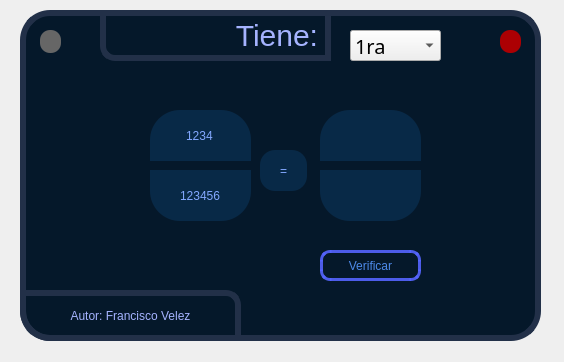
<?xml version="1.0" encoding="UTF-8"?>
<ui version="4.0">
 <class>Form</class>
 <widget class="QWidget" name="Form">
  <property name="geometry">
   <rect>
    <x>0</x>
    <y>0</y>
    <width>564</width>
    <height>362</height>
   </rect>
  </property>
  <property name="windowTitle">
   <string>Dibisibilidad</string>
  </property>
  <property name="styleSheet">
   <string notr="true">QFrame#fr_fondo{
	background: #05182a;
	border:6px solid #223048;
	border-radius: 30px;
}

QPushButton#btn_cerrar{
	background: #ac0003;
	border-radius: 10px;
}

QPushButton#btn_cerrar:hover{
	background: #ff0008;
	color: black;
}

QPushButton#btn_minimizar{
	background: #666666;
	border-radius: 10px;
}

QPushButton#btn_minimizar:hover{
	background: #a8a8a8;
}

QLabel#lbl_title{
	font: 30px arial;
	border: 6px solid #223048;
    border-bottom-left-radius: 15px;
	color: #a5b3ff;
}

QLabel#lbl_igual{
    border-radius: 15px;
	font: 22pt &quot;Cambria Math&quot;;
	background: #082947;
	color: #83a8ff;
}

QComboBox{
	font: 20px arial bold; 
}

QLineEdit#txte_num, #txte_num2{
    border-top-left-radius: 30px;
    border-top-right-radius: 30px;
	font: 18pt &quot;Cambria Math&quot;;
	background: #082947;
	color: #83a8ff;
}

QLineEdit#txte_den, #txte_den2{
    border-bottom-left-radius: 30px;
    border-bottom-right-radius: 30px;
	font: 18pt &quot;Cambria Math&quot;;
	background: #082947;
	color: #83a8ff;
}

QLabel#lbl_autor{
	font: 75 italic 14pt &quot;Arial&quot;;
	border: 6px solid #223048;
    border-bottom-left-radius: 30px;
    border-top-right-radius: 15px;
	color: #a5b3ff;
	background: transparent;
}</string>
  </property>
  <widget class="QFrame" name="fr_fondo">
   <property name="geometry">
    <rect>
     <x>20</x>
     <y>10</y>
     <width>521</width>
     <height>331</height>
    </rect>
   </property>
   <property name="frameShape">
    <enum>QFrame::StyledPanel</enum>
   </property>
   <property name="frameShadow">
    <enum>QFrame::Raised</enum>
   </property>
   <widget class="QLineEdit" name="txte_den">
    <property name="geometry">
     <rect>
      <x>300</x>
      <y>160</y>
      <width>101</width>
      <height>51</height>
     </rect>
    </property>
    <property name="maxLength">
     <number>6</number>
    </property>
    <property name="alignment">
     <set>Qt::AlignCenter</set>
    </property>
   </widget>
   <widget class="QComboBox" name="cb_opc">
    <property name="geometry">
     <rect>
      <x>330</x>
      <y>20</y>
      <width>91</width>
      <height>31</height>
     </rect>
    </property>
    <property name="styleSheet">
     <string notr="true"/>
    </property>
    <item>
     <property name="text">
      <string>1ra</string>
     </property>
    </item>
    <item>
     <property name="text">
      <string>2da</string>
     </property>
    </item>
    <item>
     <property name="text">
      <string>3ra</string>
     </property>
    </item>
    <item>
     <property name="text">
      <string>4ta</string>
     </property>
    </item>
    <item>
     <property name="text">
      <string>5ta</string>
     </property>
    </item>
    <item>
     <property name="text">
      <string>6ta</string>
     </property>
    </item>
    <item>
     <property name="text">
      <string>7ma</string>
     </property>
    </item>
    <item>
     <property name="text">
      <string>8va</string>
     </property>
    </item>
    <item>
     <property name="text">
      <string>9na</string>
     </property>
    </item>
    <item>
     <property name="text">
      <string>10ma</string>
     </property>
    </item>
    <item>
     <property name="text">
      <string>11va</string>
     </property>
    </item>
   </widget>
   <widget class="QPushButton" name="btn_minimizar">
    <property name="geometry">
     <rect>
      <x>20</x>
      <y>20</y>
      <width>21</width>
      <height>23</height>
     </rect>
    </property>
    <property name="cursor">
     <cursorShape>PointingHandCursor</cursorShape>
    </property>
    <property name="text">
     <string/>
    </property>
   </widget>
   <widget class="QPushButton" name="btn_cerrar">
    <property name="geometry">
     <rect>
      <x>480</x>
      <y>20</y>
      <width>21</width>
      <height>23</height>
     </rect>
    </property>
    <property name="cursor">
     <cursorShape>PointingHandCursor</cursorShape>
    </property>
    <property name="text">
     <string/>
    </property>
   </widget>
   <widget class="QLabel" name="lbl_autor">
    <property name="geometry">
     <rect>
      <x>0</x>
      <y>280</y>
      <width>221</width>
      <height>51</height>
     </rect>
    </property>
    <property name="text">
     <string>Autor: Francisco Velez</string>
    </property>
    <property name="alignment">
     <set>Qt::AlignCenter</set>
    </property>
   </widget>
   <widget class="QLineEdit" name="txte_num">
    <property name="geometry">
     <rect>
      <x>300</x>
      <y>100</y>
      <width>101</width>
      <height>51</height>
     </rect>
    </property>
    <property name="maxLength">
     <number>6</number>
    </property>
    <property name="echoMode">
     <enum>QLineEdit::Normal</enum>
    </property>
    <property name="alignment">
     <set>Qt::AlignCenter</set>
    </property>
    <property name="cursorMoveStyle">
     <enum>Qt::LogicalMoveStyle</enum>
    </property>
   </widget>
   <widget class="QLabel" name="lbl_title">
    <property name="geometry">
     <rect>
      <x>80</x>
      <y>0</y>
      <width>231</width>
      <height>51</height>
     </rect>
    </property>
    <property name="text">
     <string>Tiene:</string>
    </property>
    <property name="alignment">
     <set>Qt::AlignRight|Qt::AlignTrailing|Qt::AlignVCenter</set>
    </property>
   </widget>
   <widget class="QPushButton" name="btn_verificar">
    <property name="geometry">
     <rect>
      <x>300</x>
      <y>240</y>
      <width>101</width>
      <height>31</height>
     </rect>
    </property>
    <property name="styleSheet">
     <string notr="true">
QPushButton#btn_verificar{
	font: 75 italic 14pt &quot;Arial&quot;;
	color: rgba(85, 150, 255, 0.9);
	background: #transparent;
	border: 3px solid rgba(85, 100, 255, 0.9);
	border-radius: 10px;
}

QPushButton#btn_verificar:hover{
	background: rgba(85, 150, 255, 0.9);
	color: #05182a;
	border-color: rgba(85, 150, 255, 0.9);
}

QPushButton#btn_verificar:pressed{
	padding-left: 10px;
}
</string>
    </property>
    <property name="text">
     <string>Verificar</string>
    </property>
   </widget>
   <widget class="QLineEdit" name="txte_num2">
    <property name="enabled">
     <bool>false</bool>
    </property>
    <property name="geometry">
     <rect>
      <x>130</x>
      <y>100</y>
      <width>101</width>
      <height>51</height>
     </rect>
    </property>
    <property name="acceptDrops">
     <bool>false</bool>
    </property>
    <property name="text">
     <string>1234</string>
    </property>
    <property name="maxLength">
     <number>6</number>
    </property>
    <property name="alignment">
     <set>Qt::AlignCenter</set>
    </property>
    <property name="placeholderText">
     <string/>
    </property>
    <property name="clearButtonEnabled">
     <bool>false</bool>
    </property>
   </widget>
   <widget class="QLineEdit" name="txte_den2">
    <property name="enabled">
     <bool>false</bool>
    </property>
    <property name="geometry">
     <rect>
      <x>130</x>
      <y>160</y>
      <width>101</width>
      <height>51</height>
     </rect>
    </property>
    <property name="text">
     <string>123456</string>
    </property>
    <property name="maxLength">
     <number>6</number>
    </property>
    <property name="alignment">
     <set>Qt::AlignCenter</set>
    </property>
   </widget>
   <widget class="QLabel" name="lbl_igual">
    <property name="geometry">
     <rect>
      <x>240</x>
      <y>140</y>
      <width>47</width>
      <height>41</height>
     </rect>
    </property>
    <property name="text">
     <string>=</string>
    </property>
    <property name="alignment">
     <set>Qt::AlignCenter</set>
    </property>
   </widget>
  </widget>
 </widget>
 <resources/>
 <connections>
  <connection>
   <sender>btn_cerrar</sender>
   <signal>clicked()</signal>
   <receiver>Form</receiver>
   <slot>close()</slot>
   <hints>
    <hint type="sourcelabel">
     <x>539</x>
     <y>46</y>
    </hint>
    <hint type="destinationlabel">
     <x>612</x>
     <y>72</y>
    </hint>
   </hints>
  </connection>
  <connection>
   <sender>btn_minimizar</sender>
   <signal>clicked()</signal>
   <receiver>Form</receiver>
   <slot>showMinimized()</slot>
   <hints>
    <hint type="sourcelabel">
     <x>46</x>
     <y>39</y>
    </hint>
    <hint type="destinationlabel">
     <x>-4</x>
     <y>56</y>
    </hint>
   </hints>
  </connection>
 </connections>
</ui>
